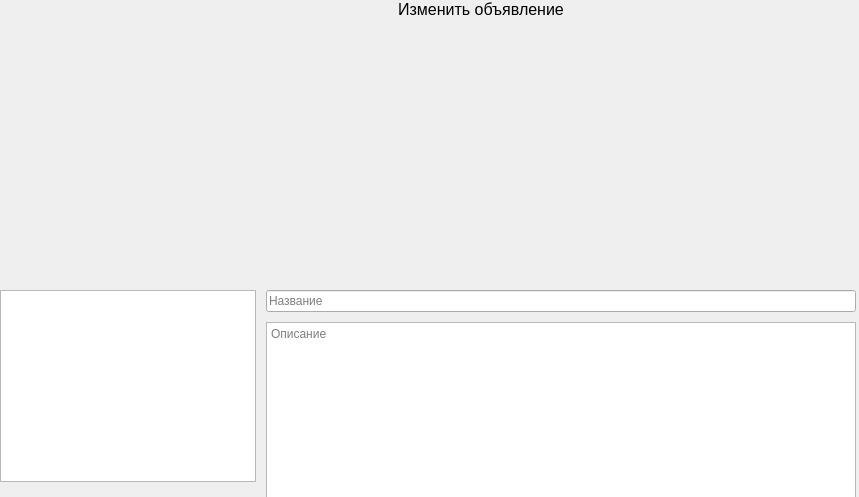
<?xml version="1.0" encoding="UTF-8"?>
<ui version="4.0">
 <class>CorrectPost</class>
 <widget class="QWidget" name="CorrectPost">
  <property name="geometry">
   <rect>
    <x>0</x>
    <y>0</y>
    <width>859</width>
    <height>497</height>
   </rect>
  </property>
  <property name="windowTitle">
   <string>Form</string>
  </property>
  <widget class="QWidget" name="formLayoutWidget_2">
   <property name="geometry">
    <rect>
     <x>0</x>
     <y>0</y>
     <width>962</width>
     <height>853</height>
    </rect>
   </property>
   <layout class="QFormLayout" name="formLayout_2">
    <property name="horizontalSpacing">
     <number>10</number>
    </property>
    <property name="verticalSpacing">
     <number>0</number>
    </property>
    <item row="0" column="0" colspan="2">
     <widget class="QLabel" name="topLabel">
      <property name="text">
       <string>&lt;html&gt;&lt;head/&gt;&lt;body&gt;&lt;p align=&quot;center&quot;&gt;&lt;span style=&quot; font-size:12pt;&quot;&gt;Изменить объявление&lt;/span&gt;&lt;/p&gt;&lt;/body&gt;&lt;/html&gt;</string>
      </property>
     </widget>
    </item>
    <item row="1" column="0">
     <spacer name="verticalSpacer_3">
      <property name="orientation">
       <enum>Qt::Vertical</enum>
      </property>
      <property name="sizeHint" stdset="0">
       <size>
        <width>20</width>
        <height>100</height>
       </size>
      </property>
     </spacer>
    </item>
    <item row="3" column="0">
     <layout class="QVBoxLayout" name="verticalLayout_3">
      <property name="spacing">
       <number>0</number>
      </property>
      <item>
       <widget class="QGraphicsView" name="imageViewPub">
        <property name="minimumSize">
         <size>
          <width>256</width>
          <height>192</height>
         </size>
        </property>
        <property name="maximumSize">
         <size>
          <width>256</width>
          <height>192</height>
         </size>
        </property>
        <property name="verticalScrollBarPolicy">
         <enum>Qt::ScrollBarAlwaysOff</enum>
        </property>
        <property name="horizontalScrollBarPolicy">
         <enum>Qt::ScrollBarAlwaysOff</enum>
        </property>
        <property name="sizeAdjustPolicy">
         <enum>QAbstractScrollArea::AdjustToContents</enum>
        </property>
       </widget>
      </item>
      <item>
       <spacer name="verticalSpacer">
        <property name="orientation">
         <enum>Qt::Vertical</enum>
        </property>
        <property name="sizeHint" stdset="0">
         <size>
          <width>20</width>
          <height>40</height>
         </size>
        </property>
       </spacer>
      </item>
      <item>
       <widget class="QPushButton" name="toAddImage">
        <property name="text">
         <string>Добавить картинку</string>
        </property>
       </widget>
      </item>
     </layout>
    </item>
    <item row="3" column="1">
     <layout class="QVBoxLayout" name="verticalLayout_2">
      <property name="spacing">
       <number>10</number>
      </property>
      <item>
       <widget class="QLineEdit" name="productName">
        <property name="maximumSize">
         <size>
          <width>590</width>
          <height>16777215</height>
         </size>
        </property>
        <property name="placeholderText">
         <string>Название</string>
        </property>
       </widget>
      </item>
      <item>
       <widget class="QTextEdit" name="aboutTextField">
        <property name="maximumSize">
         <size>
          <width>590</width>
          <height>16777215</height>
         </size>
        </property>
        <property name="placeholderText">
         <string>Описание</string>
        </property>
       </widget>
      </item>
      <item>
       <widget class="QLineEdit" name="numberTextField">
        <property name="maximumSize">
         <size>
          <width>590</width>
          <height>16777215</height>
         </size>
        </property>
        <property name="placeholderText">
         <string>Номер телефона</string>
        </property>
       </widget>
      </item>
     </layout>
    </item>
    <item row="4" column="1">
     <spacer name="verticalSpacer_2">
      <property name="orientation">
       <enum>Qt::Vertical</enum>
      </property>
      <property name="sizeHint" stdset="0">
       <size>
        <width>20</width>
        <height>50</height>
       </size>
      </property>
     </spacer>
    </item>
    <item row="5" column="1">
     <widget class="QPushButton" name="publicationButton">
      <property name="maximumSize">
       <size>
        <width>590</width>
        <height>16777215</height>
       </size>
      </property>
      <property name="text">
       <string>Публикация</string>
      </property>
     </widget>
    </item>
    <item row="5" column="0">
     <widget class="QPushButton" name="pushButton">
      <property name="text">
       <string>Удалить публикацию</string>
      </property>
     </widget>
    </item>
    <item row="1" column="1">
     <spacer name="horizontalSpacer">
      <property name="orientation">
       <enum>Qt::Horizontal</enum>
      </property>
      <property name="sizeHint" stdset="0">
       <size>
        <width>40</width>
        <height>20</height>
       </size>
      </property>
     </spacer>
    </item>
   </layout>
  </widget>
 </widget>
 <resources/>
 <connections/>
</ui>
